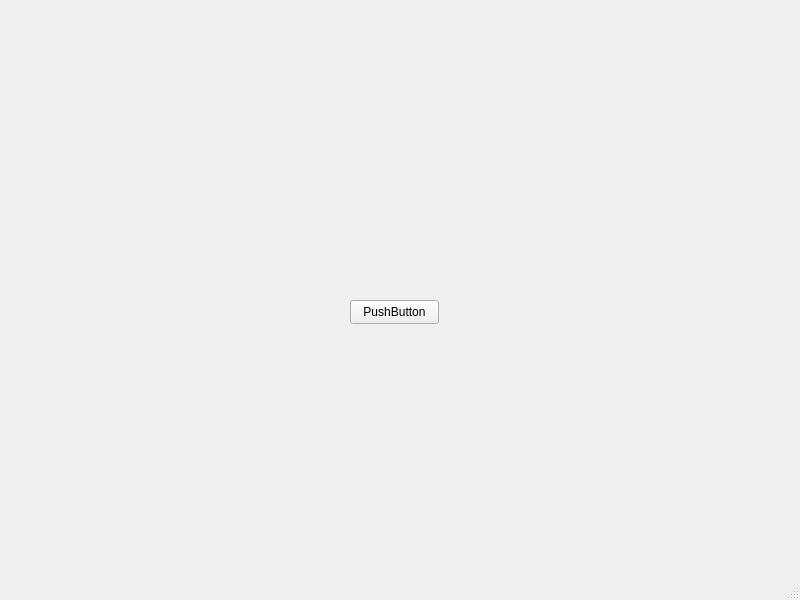
<?xml version="1.0" encoding="UTF-8"?>
<ui version="4.0">
 <class>MainWindow</class>
 <widget class="QMainWindow" name="MainWindow">
  <property name="geometry">
   <rect>
    <x>0</x>
    <y>0</y>
    <width>800</width>
    <height>600</height>
   </rect>
  </property>
  <property name="windowTitle">
   <string>MainWindow</string>
  </property>
  <widget class="QWidget" name="centralwidget">
   <widget class="QPushButton" name="pushButton">
    <property name="geometry">
     <rect>
      <x>350</x>
      <y>300</y>
      <width>89</width>
      <height>24</height>
     </rect>
    </property>
    <property name="text">
     <string>PushButton</string>
    </property>
   </widget>
  </widget>
  <widget class="QMenuBar" name="menubar">
   <property name="geometry">
    <rect>
     <x>0</x>
     <y>0</y>
     <width>800</width>
     <height>25</height>
    </rect>
   </property>
  </widget>
  <widget class="QStatusBar" name="statusbar"/>
 </widget>
 <resources/>
 <connections/>
</ui>
